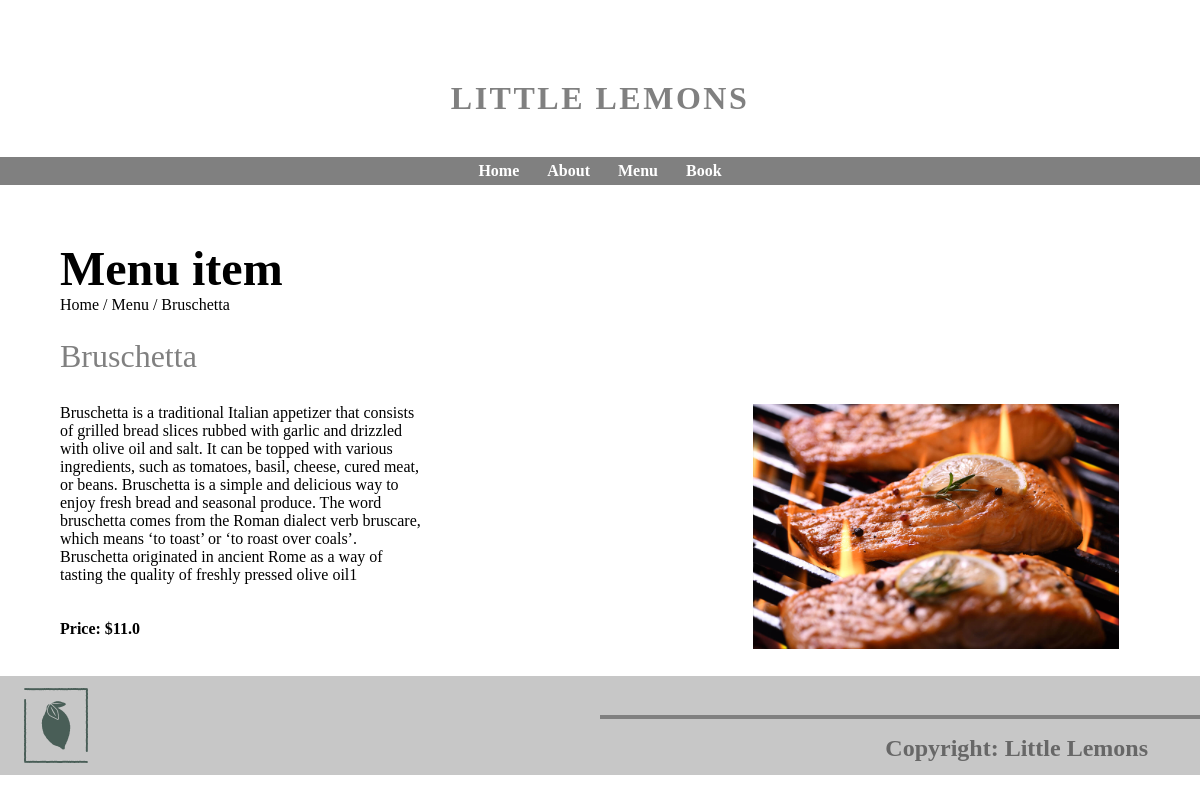
/page/Bruschetta/, run on the app's committed database.
### app/models.py (models this page shows, shortened)
class Menu(models.Model):
    name = models.CharField(max_length=100)
    price = models.FloatField()
    description = models.CharField(max_length=1000)
    image = models.ImageField(upload_to='uploads/')

### app/views.py (the view)
# urls.py: path('page/<name>/',views.page),
def page(request,name):
    take = models.Menu.objects.all()
    dic = {}
    for i in take:
        if i.name == name:
            source = i.image
            print(source)
            source = source
            dic = {"title": i.name,
            "image": source,
            "desc": i.description,
            "price": i.price}
    return render(request,'page.html',dic)

### templates/page.html
{% include 'index.html' %} {% load static %}
<link rel="stylesheet" href="{% static 'page.css' %}" />
<div id="page-main">
  <div id="head">
    <div id="title">Menu item</div>
    <div id="path">
      <a href="/">Home </a>/ <a href="/menu">Menu</a> /
      <a href="#">{{title}}</a>
    </div>
  </div>
  <div id="data">
    <div id="data-tit">{{title}}</div>
    <div id="data-des">{{desc}}<br><br><br><span id="set">Price: ${{price}}</span></div>
    <img src="{{image.url}}" alt="image" id="src-img">
  </div>
</div>
{% include 'footer.html' %}

### app/static/style.css (style rules this page uses)
* { margin: 0; padding: 0; }

### app/static/page.css (style rules this page uses)
* { margin: 0; padding: 0; }
#page-main { padding: 5vh 0 0 5vw; }
#title { font-size: 3rem; font-weight: bold; }
#path>a { font-size: 1rem; color: black; text-decoration: none; }
#data { margin-top: 2vw; display: grid; width: 100%; grid-template-columns: auto; grid-template-rows: auto; }
#data-tit { grid-column-start: 0; grid-column-end: 1; grid-row-start: 0; grid-row-end: 1; font-size: 2rem; color: gray; width: 50%; }
#data-des { grid-row-start: 1; grid-row-end: 2; width: 50%; }
#src-img { grid-column-start: 1; grid-column-end: 2; grid-row-start: 1; grid-row-end: 2; width: 90%; height: 90%; margin-top: 5%; margin-top: 0; margin-left: -10%; }
#set { font-weight: bold; }

### app/static/footer.css (style rules this page uses)
* { margin: 0; padding: 0; }

### data on the page
Menu: name "Bruschetta", description "Bruschetta is a traditional Italian appetizer that consists of grilled bread slices rubbed with garlic and drizzled with olive oil and salt. It can be topped with various ingredients, such as tomatoes, basil, cheese, cured meat, or beans. Bruschetta is a simple and delicious way to enjoy fresh bread and seasonal produce. The word bruschetta comes from the Roman dialect verb bruscare, which means ‘to toast’ or ‘to roast over coals’. Bruschetta originated in ancient Rome as a way of tasting the quality of freshly pressed olive oil1", price "11.0"
